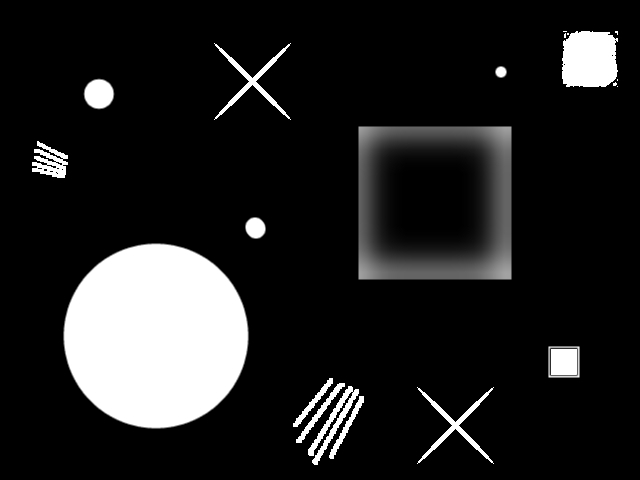
#> input picture Codigo/codigo_python_morfologia/imagen_negativo.jpg, 640 x 480 px
$ python morfologia.py
#> lines starting #> are read from the running program, lines starting #| are printed output that depends on the picture
#!/usr/bin/env python3
# -*- coding: utf-8 -*-
"""
Created on Fri Feb  8 08:03:54 2019

@author: francisco
"""

import cv2
import numpy as np

imagen='imagen_negativo.jpg'
#imagen='imagen.jpg' # compare los resultados del gradiente morfologico de esta con la anterior
#imagen='paris.jpg'
#imagen='lena.jpg'


img = cv2.imread(imagen,0)# importarla en escala de grices.
#> img is the input picture: shape (480, 640); min 0, max 255, mean 33.6
#img = cv2.imread(imagen,1)# importarla en color "no todas las operaciones lo soportan, ver cv.MORPH_HITMISS ".
print(img.shape)
#| (480, 640)
if img is None:
    print("error en imagen")
    exit()


shape=cv2.MORPH_CROSS
ksize=(5,5)
kernel=cv2.getStructuringElement(shape,ksize)#ancla en centro por defecto.
"""
Para usar un kernel por defecto usar funcion getStructuringElement:
    https://docs.opencv.org/4.0.0/d4/d86/group__imgproc__filter.html#gac342a1bb6eabf6f55c803b09268e36dc


Los tipos de formas morfologicas soportadas por defecto:
    https://docs.opencv.org/4.0.0/d4/d86/group__imgproc__filter.html#gac2db39b56866583a95a5680313c314ad

O se puede crear a mano por ejemplo:
kernel = np.ones((5,5),np.uint8)
"""
erosion = cv2.erode(img,kernel,iterations = 1)
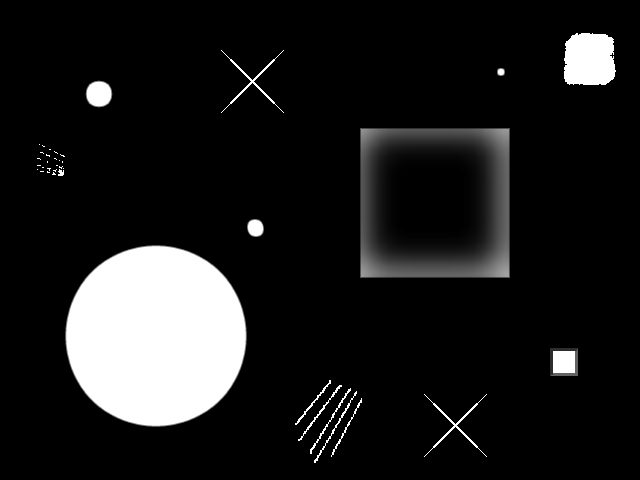
#> erosion: shape (480, 640); min 0, max 255, mean 28.6

dilation = cv2.dilate(img,kernel,iterations = 1)
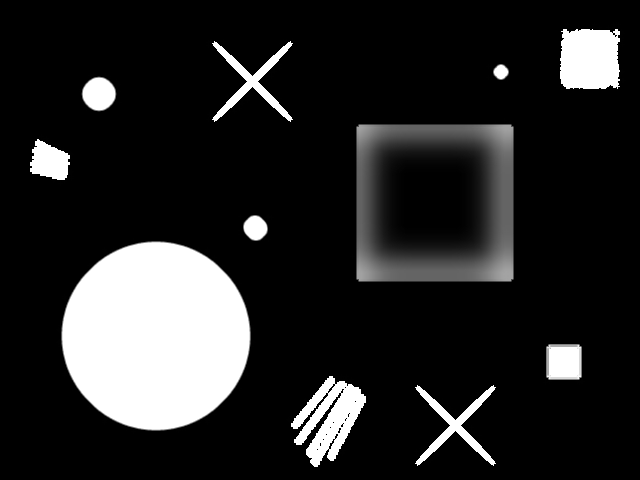
#> dilation: shape (480, 640); min 0, max 255, mean 38.7

"""
Ademas de erosion y dilatacion que tienen sus propias funciones,
también están soportadas otras por una funcion independiente de morfologia llamada morphologyEx:
    https://docs.opencv.org/4.0.0/d4/d86/group__imgproc__filter.html#ga67493776e3ad1a3df63883829375201f

los tipos de operaciones morfologicas optimizadas soportadas por morphologyEx son:

    https://docs.opencv.org/4.0.0/d4/d86/group__imgproc__filter.html#ga7be549266bad7b2e6a04db49827f9f32
"""


opening = cv2.morphologyEx(img, cv2.MORPH_OPEN, kernel)

closing = cv2.morphologyEx(img, cv2.MORPH_CLOSE, kernel)

gradient = cv2.morphologyEx(img, cv2.MORPH_GRADIENT, kernel)
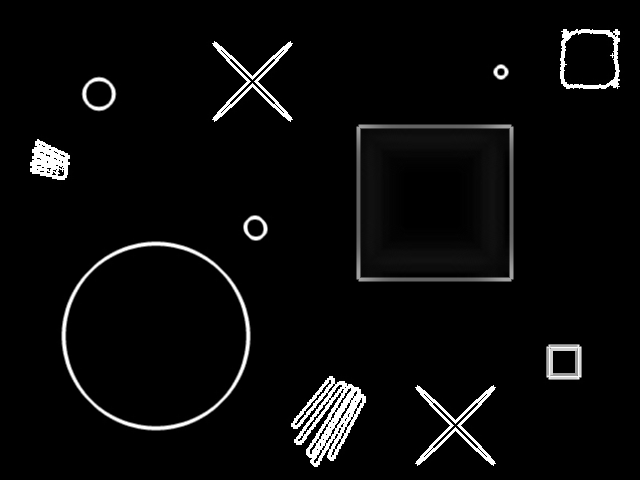
#> gradient: shape (480, 640); min 0, max 255, mean 10.1

that = cv2.morphologyEx(img, cv2.MORPH_TOPHAT, kernel)
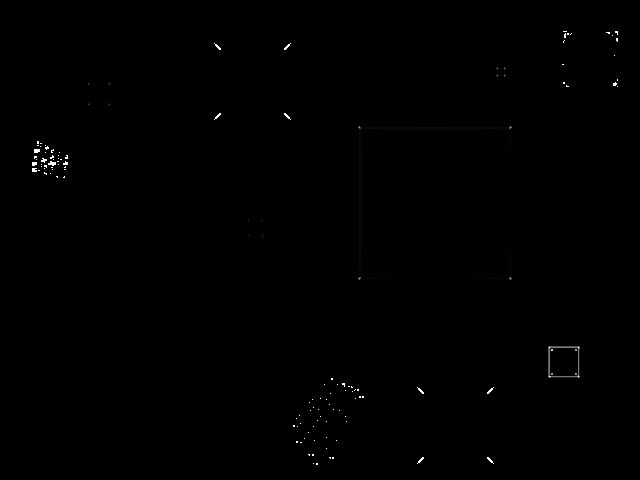
#> that: shape (480, 640); min 0, max 255, mean 0.6

blackhat = cv2.morphologyEx(img, cv2.MORPH_BLACKHAT, kernel)


hitmiss = cv2.morphologyEx(img, cv2.MORPH_HITMISS, kernel)


cv2.imshow("Original",img)

cv2.imshow("erosion",erosion)

cv2.imshow("dilation",dilation)


cv2.imshow("opening",opening)

cv2.imshow("closing",closing)

cv2.imshow("gradient",gradient)

cv2.imshow("tophat",that)

cv2.imshow("blackhat",blackhat)

cv2.imshow("hitmiss",hitmiss)


cv2.waitKey(0)

cv2.destroyAllWindows()
